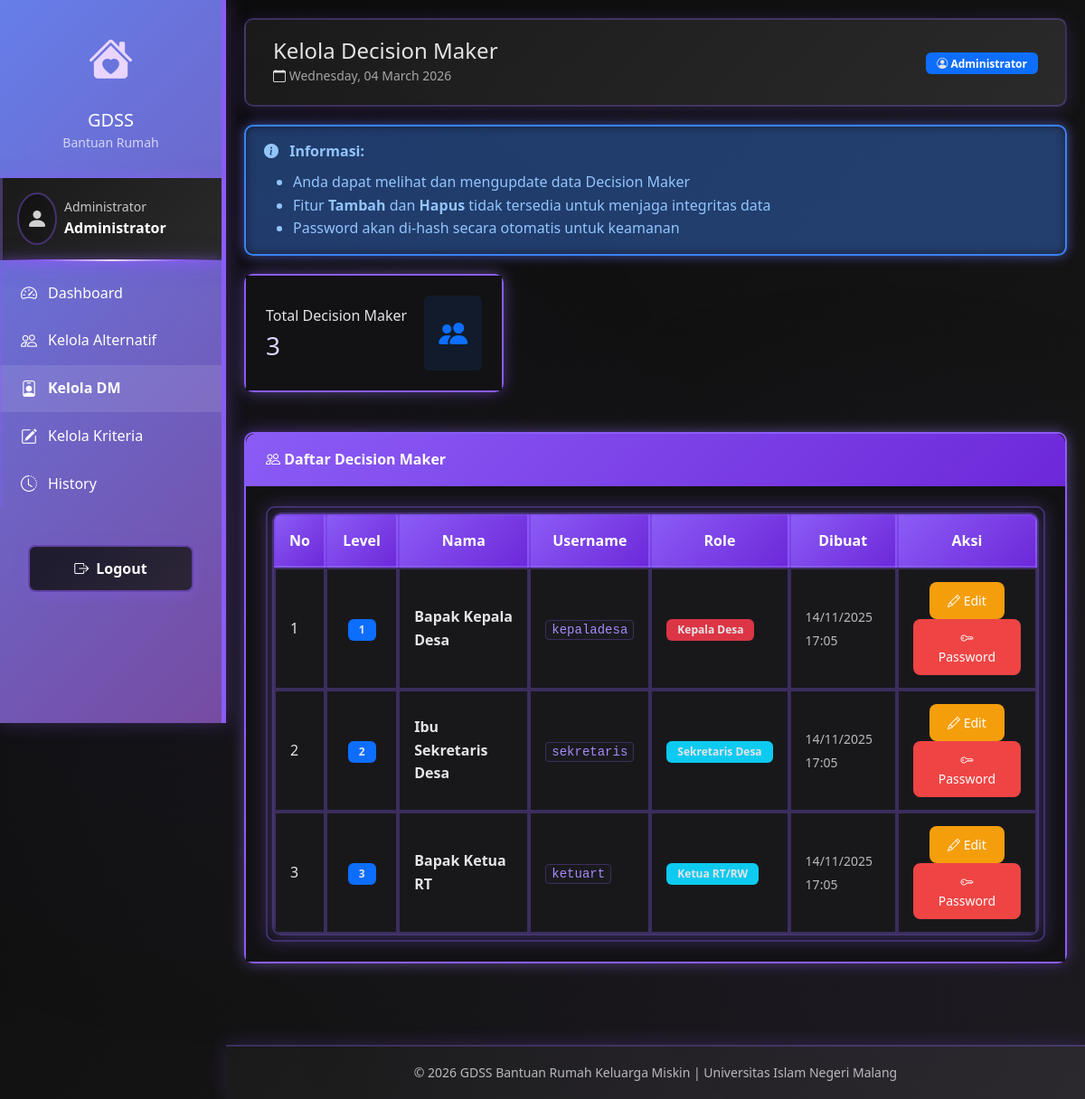
/admin/kelola_dm.php (signed in), run on the app's committed database.
### tables this page shows
CREATE TABLE `users` (
  `id` int NOT NULL,
  `username` varchar(50) NOT NULL,
  `password` varchar(255) NOT NULL,
  `nama` varchar(100) NOT NULL,
  `role` enum('admin','kepala_desa','sekretaris','ketua_rt') NOT NULL,
  `level` int NOT NULL COMMENT '0=admin, 1=kepala_desa, 2=sekretaris, 3=ketua_rt',
  `created_at` timestamp NULL DEFAULT CURRENT_TIMESTAMP
);

### config/database.php (called while the page is built, shortened)
<?php
$conn = mysqli_connect(DB_HOST, DB_USER, DB_PASS, DB_NAME);
mysqli_set_charset($conn, "utf8");
function query($sql) {
    global $conn;
    $result = mysqli_query($conn, $sql);
    return $result;
}
function fetchAll($sql) {
    $result = query($sql);
    $rows = [];
    while ($row = mysqli_fetch_assoc($result)) {
        $rows[] = $row;
    }
    return $rows;
}
?>

### functions/auth.php (called while the page is built, shortened)
<?php
require_once __DIR__ . '/../config/database.php';
function getRoleDisplay($role) {
    $roles = [
        'admin' => 'Administrator',
        'kepala_desa' => 'Kepala Desa',
        'sekretaris' => 'Sekretaris Desa',
        'ketua_rt' => 'Ketua RT/RW'
    ];
    return $roles[$role] ?? $role;
}
?>

### admin/kelola_dm.php (the view, shortened to what this page needs)
<?php
require_once '../includes/header.php';
$dmList = fetchAll("SELECT * FROM users WHERE role != 'admin' ORDER BY level");
?>
<div class="alert alert-info">
    <i class="bi bi-info-circle-fill"></i>
    <strong>Informasi:</strong>
    <ul class="mb-0 mt-2">
        <li>Anda dapat melihat dan mengupdate data Decision Maker</li>
        <li>Fitur <strong>Tambah</strong> dan <strong>Hapus</strong> tidak tersedia untuk menjaga integritas data</li>
        <li>Password akan di-hash secara otomatis untuk keamanan</li>
    </ul>
</div>
<div class="row mb-4">
    <div class="col-md-4">
        <div class="card stat-card">
            <div class="card-body">
                <div class="d-flex justify-content-between align-items-center">
                    <div>
                        <p class="text-muted mb-1">Total Decision Maker</p>
                        <h3 class="mb-0"><?= count($dmList) ?></h3>
                    </div>
                    <div class="bg-primary bg-opacity-10 p-3 rounded">
                        <i class="bi bi-people-fill fs-2 text-primary"></i>
                    </div>
                </div>
            </div>
        </div>
    </div>
</div>
<div class="card">
    <div class="card-header">
        <i class="bi bi-people"></i> Daftar Decision Maker
    </div>
    <div class="card-body">
        <div class="table-responsive">
            <table class="table table-hover table-bordered">
                <thead>
                    <tr>
                        <th width="5%">No</th>
                        <th width="10%">Level</th>
                        <th width="20%">Nama</th>
                        <th width="15%">Username</th>
                        <th width="15%">Role</th>
                        <th width="15%">Dibuat</th>
                        <th width="20%" class="text-center">Aksi</th>
                    </tr>
                </thead>
                <tbody>
                    <?php if (empty($dmList)): ?>
                    <tr>
                        <td colspan="7" class="text-center text-muted">
                            <i class="bi bi-inbox"></i> Tidak ada data Decision Maker
                        </td>
                    </tr>
                    <?php else: ?>
                        <?php $no = 1; foreach ($dmList as $dm): ?>
                        <tr>
                            <td><?= $no++ ?></td>
                            <td class="text-center">
                                <span class="badge bg-primary"><?= $dm['level'] ?></span>
                            </td>
                            <td><strong><?= $dm['nama'] ?></strong></td>
                            <td><code><?= $dm['username'] ?></code></td>
                            <td>
                                <span class="badge bg-<?= $dm['role'] == 'kepala_desa' ? 'danger' : 'info' ?>">
                                    <?= getRoleDisplay($dm['role']) ?>
                                </span>
                            </td>
                            <td><small><?= date('d/m/Y H:i', strtotime($dm['created_at'])) ?></small></td>
                            <td class="text-center">
                                <button class="btn btn-sm btn-warning"
                                        data-bs-toggle="modal"
                                        data-bs-target="#modalEdit<?= $dm['id'] ?>"
                                        title="Edit Data">
                                    <i class="bi bi-pencil"></i> Edit
                                </button>
                                <button class="btn btn-sm btn-danger"
                                        data-bs-toggle="modal"
                                        data-bs-target="#modalPassword<?= $dm['id'] ?>"
                                        title="Reset Password">
                                    <i class="bi bi-key"></i> Password
                                </button>
                            </td>
                        </tr>
                        <?php endforeach; ?>
                    <?php endif; ?>
                </tbody>
            </table>
        </div>
    </div>
</div>
<?php require_once '../includes/footer.php'; ?>

### includes/header.php (style rules this page uses)
:root { --primary-color: #667eea; --secondary-color: #764ba2; }
body { background-color: #f8f9fa; font-family: 'Segoe UI', Tahoma, Geneva, Verdana, sans-serif; }
.card { border: none; border-radius: 10px; box-shadow: 0 2px 10px rgba(0, 0, 0, 0.1); margin-bottom: 20px; }
.card-header { background: linear-gradient(135deg, var(--primary-color) 0%, var(--secondary-color) 100%); color: white; border-radius: 10px 10px 0 0 !important; font-weight: 600; }
.stat-card { border-left: 4px solid var(--primary-color); }
.table thead { background: linear-gradient(135deg, var(--primary-color) 0%, var(--secondary-color) 100%); color: white; }

### data on the page
users: level "1", nama "Bapak Kepala Desa", username "kepaladesa", role "Kepala Desa", created_at "14/11/2025 17:05"
users: level "2", nama "Ibu Sekretaris Desa", username "sekretaris", role "Sekretaris Desa", created_at "14/11/2025 17:05"
users: level "3", nama "Bapak Ketua RT", username "ketuart", role "Ketua RT/RW", created_at "14/11/2025 17:05"

### other printed values
getRoleDisplay($userInfo['role']) "Administrator"
$userInfo['nama'] "Administrator"
$pageTitle "Kelola Decision Maker"
count($dmList) "3"
